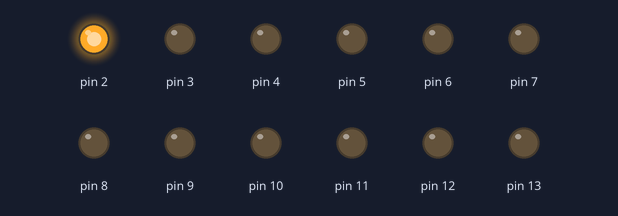
Simulated run of this sketch. Board: Arduino Uno, built with avr-gcc and run on an emulated ATmega328P. On the bench: output pins drawn as LEDs (lit = HIGH).

Above: at 0.05 s.
At 0.45 s:
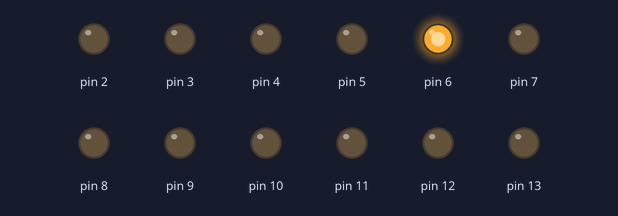
At 0.75 s:
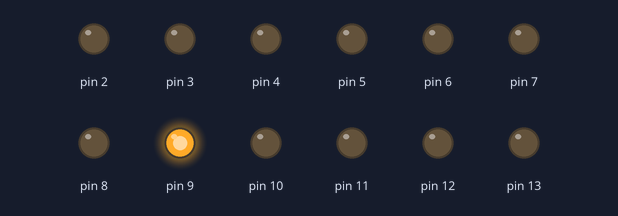
At 1.45 s:
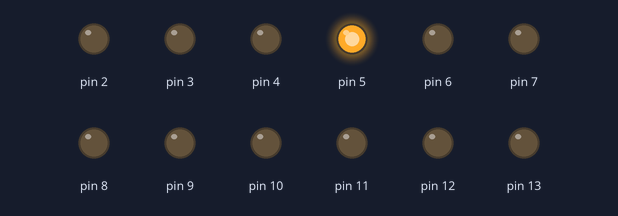
At 2.15 s:
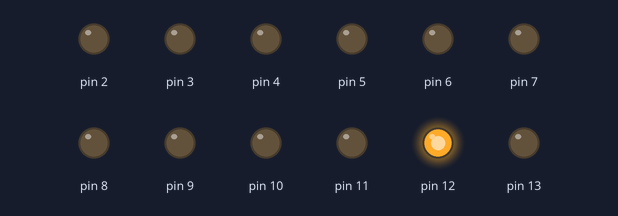
At 2.85 s:
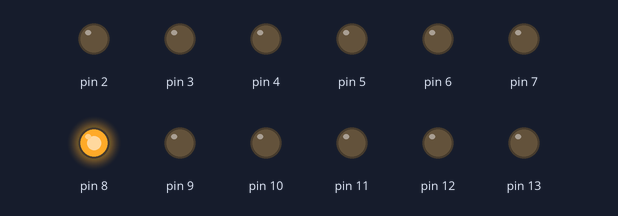
Timing chart, 0 to 3.1 s (numbered marks = the images above):
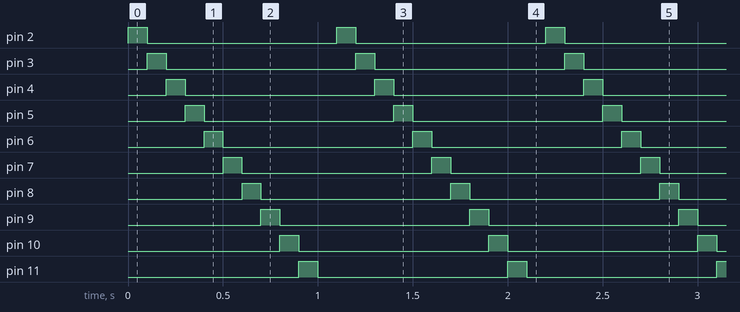

Measured:
- by itself, pin 2–12: alternates HIGH for 0.10 s and LOW for 1.0 s
- by itself, everything shown: repeats every 1.1 s, in 11 steps

The sketch:

week03-3.ino
```cpp
//week03_3_arduino_flow_LED
//LDE流動感
void setup() {
  for(int i=2;i<=13;i++) pinMode(i,OUTPUT);
}//全亮

void loop() {
  for(int i=2;i<13;i++){
    for (int k=2;k<=13;k++) digitalWrite(k,LOW);
    digitalWrite(i,HIGH);//把i變亮
    delay(100);//每一顆LED亮的時間
    }
}
```
